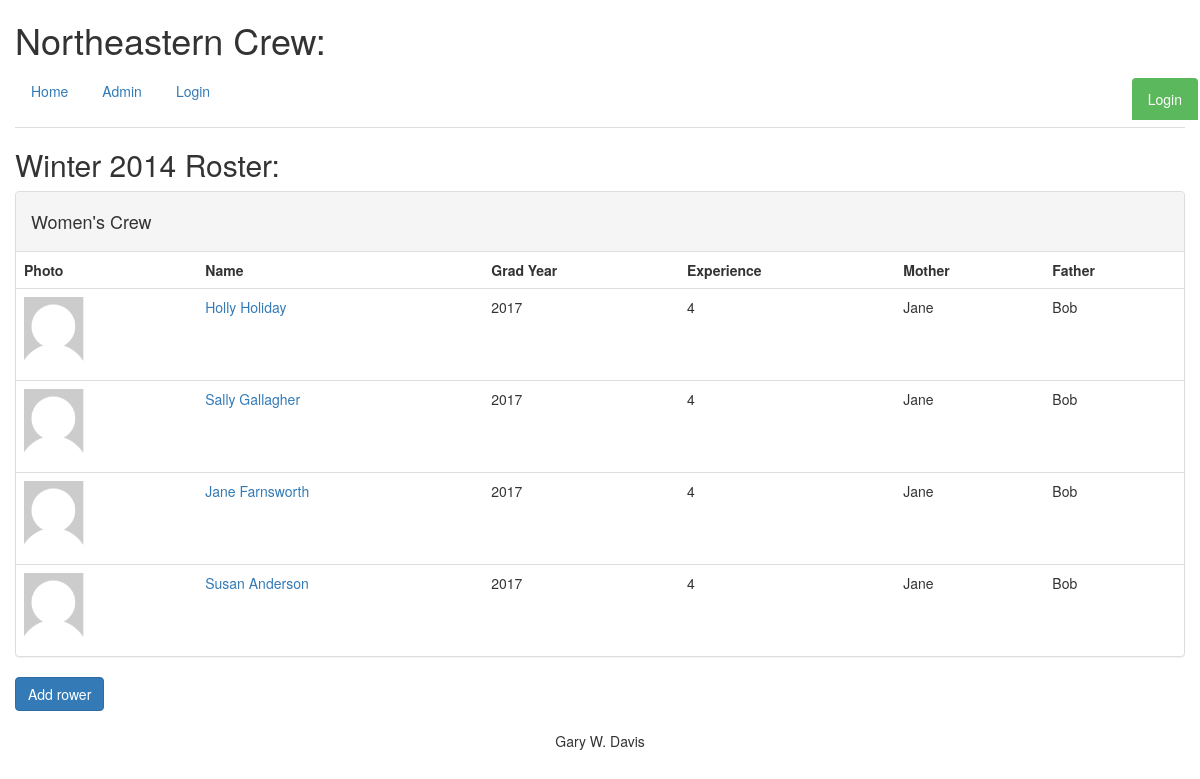
/2/roster/womens/, run on the app's committed database.
### database_setup.py (models this page shows, shortened)
class Seasons(Base):
    __tablename__ = 'seasons'
    id = Column(Integer, primary_key=True)
    name = Column(String(30), unique=True, nullable=False)
    short = Column(String(15), unique=True)
    description = Column(String(120))
    rower = relationship('Rowers', secondary='rowerseasons')

class Rowers(Base):
    __tablename__ = 'rowers'
    id = Column(Integer, primary_key=True)
    fname = Column(String(60), nullable=False)
    lname = Column(String(60), nullable=False)
    photo = Column(String(60))
    gyear = Column(String(4))
    experience = Column(String(15))
    mother = Column(String(60))
    father = Column(String(60))
    season = relationship('Seasons', secondary='rowerseasons')
    regatta = relationship('Regattas', secondary='rowerregattas')
    team = relationship('Teams', secondary='rowerteams')

### rowing.py (the view)
@app.route('/<season_id>/roster/<team_id>/')
def showRoster(season_id, team_id):
    season = db_helper.get_season_from_season_id(season_id)
    team_roster = db_helper.get_team_roster_for_team_id(team_id)
    return render_template('roster.html', team_id=team_id, season=season,
                           teamroster=team_roster)

### db_helper.py (called while the page is built)
def get_season_from_season_id(season_id):
    return session.query(Seasons).get(season_id)

def get_team_roster_for_team_id(team_id):
    return session.query(Teams).get(team_id)

### templates/roster.html
{% extends "base.html" %}
{% block content %}
{% if team_id == 'womens' %}
	<h2>{{season.name}} Roster: </h2>
  <div class="panel panel-default">
    <div class="panel-heading"><h4>Women's Crew</h4></div>
{% elif team_id =='mens' %}
	<h2>{{season.name}} Roster:</h2>
  <div class="panel panel-default">
    <div class="panel-heading"><h4>Men's Crew</h4></div>
{% endif %}
      <table class="table table-hover">
        <tr>
          <th>Photo</th>
          <th>Name</th>
          <th>Grad Year</th>
          <th>Experience</th>
          <th>Mother</th>
          <th>Father</th>
        </tr>
        {% for r in teamroster.rower %}
        <tr>
        	<td><img src="{{ url_for('static',
                       filename='images/' + r.photo)}}" alt={{r.lname}} height="75"></td>
          <td><a href='{{url_for('showRower',rower_id=r.id)}}'>{{r.fname}} {{r.lname}}</a></td>
          <td>{{r.gyear}}</td>
          <td>{{r.experience}}</td>
          <td>{{r.mother}}</td>
          <td>{{r.father}}</td>
        </tr>
        {% endfor %}
      </table>
    </div>
<p><a href='{{url_for('addRower')}}'><button type="button" class="btn btn-primary">Add rower</button></a></p>
{% endblock %}

### data on the page
Seasons: name "Winter 2014"
Rowers: photo (picture), fname "Holly", lname "Holiday", gyear "2017", experience "4", mother "Jane", father "Bob"
Rowers: photo (picture), fname "Sally", lname "Gallagher", gyear "2017", experience "4", mother "Jane", father "Bob"
Rowers: photo (picture), fname "Jane", lname "Farnsworth", gyear "2017", experience "4", mother "Jane", father "Bob"
Rowers: photo (picture), fname "Susan", lname "Anderson", gyear "2017", experience "4", mother "Jane", father "Bob"
